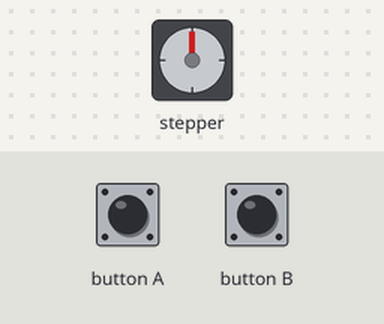
A program run on a simulated BBC micro:bit (MakeCode). Parts: stepper motor. Inputs (shaded band) come from the test bench. The stepper is drawn at 2048 steps a turn.

Above: at 1.2 s.
1.3 s: button A pressed for 0.15 s
At 2.0 s:
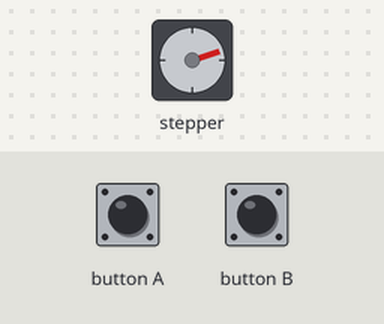
3.0 s: button B pressed for 0.15 s
At 4.5 s:
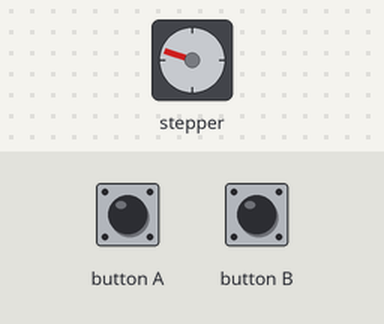
4.8 s: button B pressed for 0.15 s
At 5.5 s:
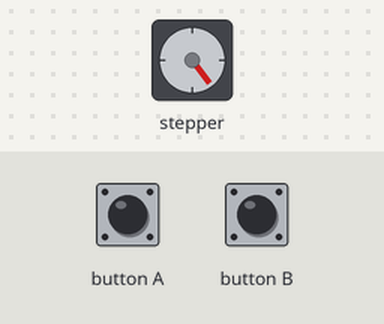
6.6 s: button A pressed for 0.15 s
At 7.3 s:
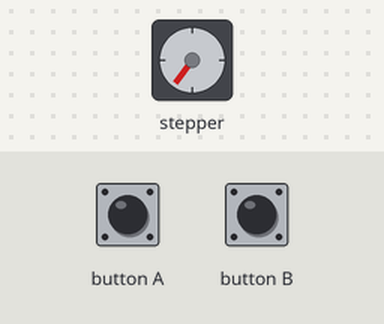
8.3 s: button B pressed 5 times (0.12 s each, 0.3 s apart)
At 9.69 s:
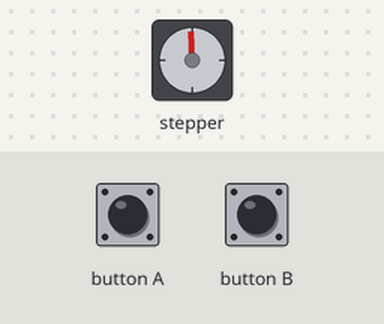
Timing chart, 0 to 11.4 s (numbered marks = the images above; inputs shaded):
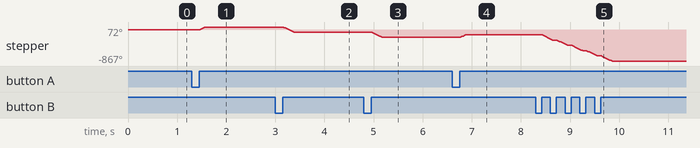

The program:

main.ts
```typescript
input.onButtonPressed(Button.A, function () {
    motor.moveClockwise(1, stepUnit.Rotations)
    motor.stopMotor()
})
input.onButtonPressed(Button.B, function () {
    motor.moveAntiClockwise(2, stepUnit.Rotations)
    motor.stopMotor()
})
let motor: stepperMotor.Motor = null
led.enable(false)
motor = stepperMotor.createMotor(
DigitalPin.P7,
DigitalPin.P6,
DigitalPin.P4,
DigitalPin.P3
)
motor.setDelay(0)
```

stepperMotor.ts
```typescript
enum stepUnit {
    //% block="steps"
    Steps,
    //% block="rotations"
    Rotations
}

//% color=#1f49bf icon="\uf013"
namespace stepperMotor {

    export class Motor {

        private input1: DigitalPin;
        private input2: DigitalPin;
        private input3: DigitalPin;
        private input4: DigitalPin;
        private delay: number;
        private state: number;

        setPins(in1: DigitalPin, in2: DigitalPin, in3: DigitalPin, in4: DigitalPin): void {
            // send pulse
            this.input1 = in1;
            this.input2 = in2;
            this.input3 = in3;
            this.input4 = in4;
        }

        setState(stateNum: number): void {
            this.state = stateNum;
        }

        //% blockId=set_motor_calibration block="%motor|set delay between steps to %delayNum|ms"
        //% weight=60 blockGap=8
        setDelay(delayNum: number): void {
            this.delay = delayNum;
        }

        /* Functions for running a stepper motor by steps */

        steps(direction: number): void {
            if (this.state == 0) {
                pins.digitalWritePin(this.input1, 0);
                pins.digitalWritePin(this.input2, 0);
                pins.digitalWritePin(this.input3, 0);
                pins.digitalWritePin(this.input4, 0);
            } else if (this.state == 1) {
                pins.digitalWritePin(this.input1, 1);
                pins.digitalWritePin(this.input2, 0);
                pins.digitalWritePin(this.input3, 0);
                pins.digitalWritePin(this.input4, 1);
            } else if (this.state == 2) {
                pins.digitalWritePin(this.input1, 0);
                pins.digitalWritePin(this.input2, 0);
                pins.digitalWritePin(this.input3, 1);
                pins.digitalWritePin(this.input4, 1);
            } else if (this.state == 3) {
                pins.digitalWritePin(this.input1, 0);
                pins.digitalWritePin(this.input2, 1);
                pins.digitalWritePin(this.input3, 1);
                pins.digitalWritePin(this.input4, 0);
            } else if (this.state == 4) {
                pins.digitalWritePin(this.input1, 1);
                pins.digitalWritePin(this.input2, 1);
                pins.digitalWritePin(this.input3, 0);
                pins.digitalWritePin(this.input4, 0);
            }

            this.state = this.state + direction;
            if (this.state < 1) {
                this.state = 4;
            } else if (this.state > 4) {
                this.state = 1;
            }

        }

        //% blockId=moveAntiClockwise block="move %motor| %steps|%unit| anti-clockwise"
        //% weight=85 blockGap=8
        moveAntiClockwise(steps: number, unit: stepUnit): void {

            switch (unit) {
                case stepUnit.Rotations: steps = steps * 2056; //2056 steps = approximately 1 round
                case stepUnit.Steps: steps = steps;
            }

            for (let i = 0; i < steps; i++) {
                this.steps(1);
                basic.pause(this.delay);
            }

            this.state = 0;
        }

        //% blockId=moveClockwise block="move %motor| %steps|%unit| clockwise"
        //% weight=84 blockGap=8
        moveClockwise(steps: number, unit: stepUnit): void {

            switch (unit) {
                case stepUnit.Rotations: steps = steps * 2056; //2056 steps = approximately 1 round
                case stepUnit.Steps: steps = steps;
            }

            for (let i = 0; i < steps; i++) {
                this.steps(-1);
                basic.pause(this.delay);
            }

            this.state = 0;
        }

        //% blockId=stopMotor block="stop %motor"
        //% weight=70 blockGap=8
        stopMotor(): void {
            this.state = 0;
        }


    }

    /**
     * Create a new stepper motor with connected pins at @param.
     * @param 4 pins where the motor is connected.
     */
    //% blockId="stepperMotor_setMotor" block="motor at IN1 %in1|          IN2 %in2|          IN3 %in3|          IN4 %in4"
    //% weight=90 blockGap=8
    //% parts="motor"
    //% blockSetVariable=motor
    export function createMotor(in1: DigitalPin, in2: DigitalPin, in3: DigitalPin, in4: DigitalPin): Motor {
        let motor = new Motor();
        motor.setPins(in1, in2, in3, in4);
        motor.setState(0);
        motor.setDelay(1);
        return motor;
    }

}
```

test.ts
```typescript
// テストはここに来ます。このパッケージが拡張機能として使用されるときにはコンパイルされません。
```

Measured:
- after the input at 1.3 s, stepper: turns 72° clockwise in 0.10 s, starting after 0.17 s
- after the input at 3.0 s, stepper: turns 144° counter-clockwise in 0.22 s, starting after 0.15 s
- after the input at 4.8 s, stepper: turns 145° counter-clockwise in 0.24 s, starting after 0.15 s
- after the input at 6.6 s, stepper: turns 73° clockwise in 0.12 s, starting after 0.15 s
- after the input at 8.3 s, stepper: turns 723° counter-clockwise in 1.4 s, starting after 0.12 s
